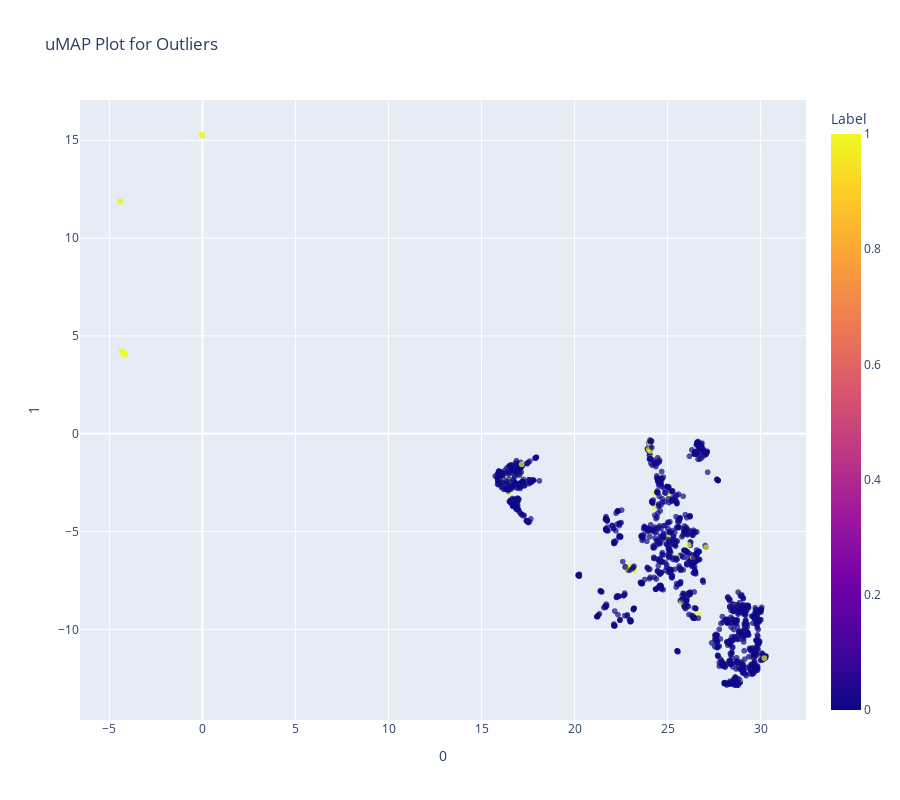

Notebook code for this chart:
### Code cell
plot_model(svm,plot = 'umap')

### Figure 1 — Plotly figure (JSON) as saved in the notebook; plotly's stock layout.template omitted (floating-point values rounded to 4 significant figures; data arrays with more than 128 entries replaced by an {"elided": "..."} marker saying what was removed)
{"data": [{"customdata": {"elided": "1670x1 str values"}, "hovertemplate": "0=%{x}<br>1=%{y}<br>Feature=%{customdata[0]}<br>Label=%{marker.color}<extra></extra>", "legendgroup": "", "marker": {"color": {"elided": "1670 int values"}, "coloraxis": "coloraxis", "opacity": 0.7, "symbol": "circle"}, "mode": "markers", "name": "", "showlegend": false, "type": "scattergl", "x": {"elided": "1670 float values"}, "xaxis": "x", "y": {"elided": "1670 float values"}, "yaxis": "y"}], "layout": {"coloraxis": {"colorbar": {"title": {"text": "Label"}}, "colorscale": [[0, "#0d0887"], [0.1111, "#46039f"], [0.2222, "#7201a8"], [0.3333, "#9c179e"], [0.4444, "#bd3786"], [0.5556, "#d8576b"], [0.6667, "#ed7953"], [0.7778, "#fb9f3a"], [0.8889, "#fdca26"], [1, "#f0f921"]]}, "height": 800, "legend": {"tracegroupgap": 0}, "title": {"text": "uMAP Plot for Outliers"}, "width": 900, "xaxis": {"anchor": "y", "domain": [0, 1], "title": {"text": "0"}}, "yaxis": {"anchor": "x", "domain": [0, 1], "title": {"text": "1"}}}}
